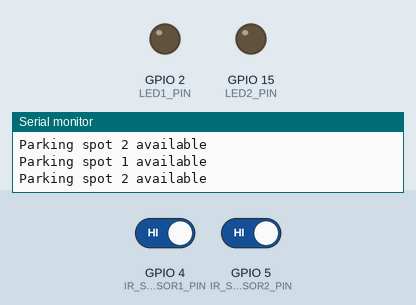
This sketch was run on a simulated ESP32. Shown: output pins drawn as LEDs (lit = HIGH), the last lines printed to the serial monitor. The inputs (shaded band) are chosen by the test bench; at power-on: GPIO 4 (IR_SENSOR1_PIN) HIGH, GPIO 5 (IR_SENSOR2_PIN) HIGH. WiFi joins after 1.5 s; servers stay silent unless stated.

Above: at 3.0 s.
3.1 s: GPIO 4 (IR_SENSOR1_PIN) driven LOW
At 4.8 s:
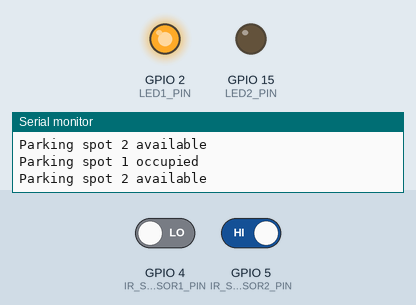
5.3 s: GPIO 5 (IR_SENSOR2_PIN) driven LOW
At 6.5 s:
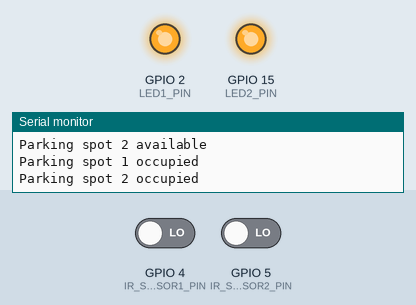
7.3 s: GPIO 4 (IR_SENSOR1_PIN) driven HIGH
At 8.1 s:
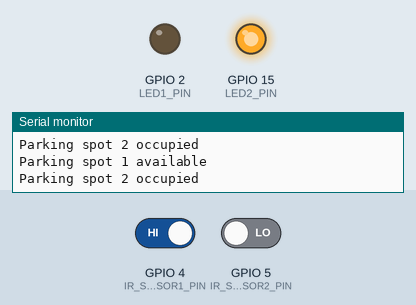
9.3 s: GPIO 5 (IR_SENSOR2_PIN) driven HIGH
At 10.9 s:
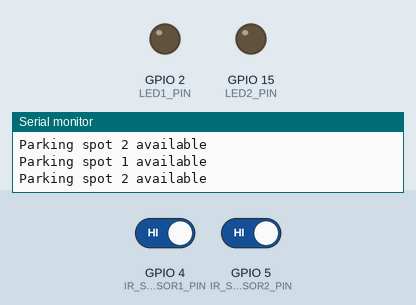
Timing chart, 0 to 12.3 s (numbered marks = the images above; inputs shaded):
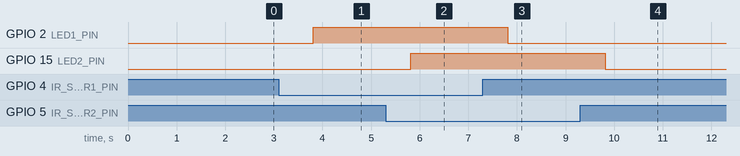

The sketch:

smart_parking.ino
```cpp
#define BLYNK_PRINT Serial

#define BLYNK_TEMPLATE_ID "TMPL3CPxHUy2w"
#define BLYNK_TEMPLATE_NAME "iot skill"
#define BLYNK_AUTH_TOKEN "7ge870OFntFW7vkBTHt2Jy_2snzA-kWC"

#include <WiFi.h>
#include <WiFiClient.h>
#include <BlynkSimpleEsp32.h>

// IR sensor pins
#define IR_SENSOR1_PIN 4  // Pin connected to the first IR sensor (e.g., G4 on ESP32)
#define IR_SENSOR2_PIN 5  // Pin connected to the second IR sensor (e.g., G5 on ESP32)

// Define LED pins for parking spots
#define LED1_PIN 2  // LED for the first parking spot
#define LED2_PIN 15 // LED for the second parking spot

char auth[] = BLYNK_AUTH_TOKEN;
char ssid[] = "";  // Type your WiFi name
char pass[] = "  ";  // Type your WiFi password

WiFiClient client;

void setup() {
  Serial.begin(115200);
  Serial.println(F("Starting the setup"));

  Blynk.begin(auth, ssid, pass);

  pinMode(IR_SENSOR1_PIN, INPUT);  // Initialize the first IR sensor pin as an input
  pinMode(IR_SENSOR2_PIN, INPUT);  // Initialize the second IR sensor pin as an input
  pinMode(LED1_PIN, OUTPUT);  // Initialize the first LED pin as an output
  pinMode(LED2_PIN, OUTPUT);  // Initialize the second LED pin as an output
  digitalWrite(LED1_PIN, LOW);  // Ensure the first LED is off initially
  digitalWrite(LED2_PIN, LOW);  // Ensure the second LED is off initially

  Serial.println(F("Smart parking system initialized."));
  WiFi.mode(WIFI_STA);
}

void loop() {
  Blynk.run();

  if (WiFi.status() != WL_CONNECTED) {
    Serial.print("Attempting to connect to SSID: ");
    Serial.println(ssid);
    while (WiFi.status() != WL_CONNECTED) {
      WiFi.begin(ssid, pass);  // Connect to WPA/WPA2 network. Change this line if using open or WEP network
      Serial.print(".");
      delay(5000);
    }
    Serial.println("\nConnected.");
  }

  // Read the IR sensor values
  int irSensor1Value = digitalRead(IR_SENSOR1_PIN);
  int irSensor2Value = digitalRead(IR_SENSOR2_PIN);

  // Check if the first parking spot is occupied
  if (irSensor1Value == LOW) {  // Assuming LOW indicates a car is present
    Serial.println(F("Parking spot 1 occupied"));
    digitalWrite(LED1_PIN, HIGH);  // Turn on the LED for the first spot
    Blynk.virtualWrite(V0, "Spot 1: Occupied");  // Send status to Blynk virtual pin V0
  } else {
    Serial.println(F("Parking spot 1 available"));
    digitalWrite(LED1_PIN, LOW);  // Turn off the LED for the first spot
    Blynk.virtualWrite(V0, "Spot 1: Available");  // Send status to Blynk virtual pin V0
  }

  // Check if the second parking spot is occupied
  if (irSensor2Value == LOW) {  // Assuming LOW indicates a car is present
    Serial.println(F("Parking spot 2 occupied"));
    digitalWrite(LED2_PIN, HIGH);  // Turn on the LED for the second spot
    Blynk.virtualWrite(V1, "Spot 2: Occupied");  // Send status to Blynk virtual pin V1
  } else {
    Serial.println(F("Parking spot 2 available"));
    digitalWrite(LED2_PIN, LOW);  // Turn off the LED for the second spot
    Blynk.virtualWrite(V1, "Spot 2: Available");  // Send status to Blynk virtual pin V1
  }

  delay(1000);  // Wait for 1 second before the next loop
}

// BLYNK_WRITE(V2) {  // Button Widget on Virtual Pin V2 to control LED1 manually
//   int buttonState = param.asInt();

//   Serial.print(F("Button state for Spot 1: "));
//   Serial.println(buttonState);

//   if (buttonState == 1) {  // If button is pressed
//     Serial.println(F("Manually turning on LED for Spot 1"));
//     digitalWrite(LED1_PIN, HIGH);  // Turn on the LED for the first spot
//   } else {
//     Serial.println(F("Manually turning off LED for Spot 1"));
//     digitalWrite(LED1_PIN, LOW);  // Turn off the LED for the first spot
//   }
// }

// BLYNK_WRITE(V3) {  // Button Widget on Virtual Pin V3 to control LED2 manually
//   int buttonState = param.asInt();

//   Serial.print(F("Button state for Spot 2: "));
//   Serial.println(buttonState);

//   if (buttonState == 1) {  // If button is pressed
//     Serial.println(F("Manually turning on LED for Spot 2"));
//     digitalWrite(LED2_PIN, HIGH);  // Turn on the LED for the second spot
//   } else {
//     Serial.println(F("Manually turning off LED for Spot 2"));
//     digitalWrite(LED2_PIN, LOW);  // Turn off the LED for the second spot
//   }
// }
```

Measured:
- after the input at 3.1 s, GPIO 2 (LED1_PIN): LOW → HIGH after 0.71 s
- after the input at 5.3 s, GPIO 15 (LED2_PIN): LOW → HIGH after 0.51 s
- after the input at 7.3 s, GPIO 2 (LED1_PIN): HIGH → LOW after 0.51 s
- after the input at 9.3 s, GPIO 15 (LED2_PIN): HIGH → LOW after 0.52 s
